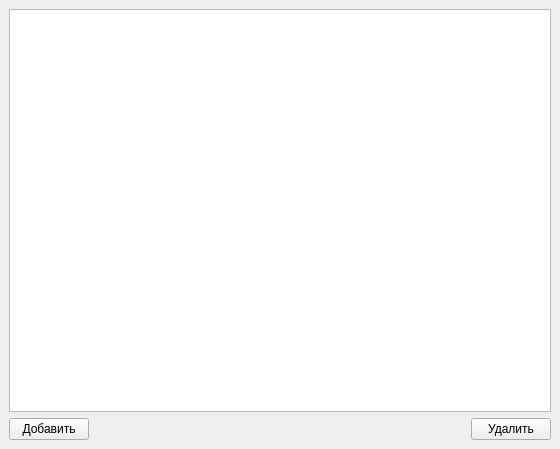
<?xml version="1.0" encoding="UTF-8"?>
<ui version="4.0">
 <class>Adressbook</class>
 <widget class="QMainWindow" name="Adressbook">
  <property name="geometry">
   <rect>
    <x>0</x>
    <y>0</y>
    <width>560</width>
    <height>449</height>
   </rect>
  </property>
  <property name="windowTitle">
   <string>MainWindow</string>
  </property>
  <widget class="QWidget" name="centralwidget">
   <layout class="QHBoxLayout" name="mainLayout">
    <item>
     <layout class="QVBoxLayout" name="verticalLayout">
      <item>
       <widget class="QListWidget" name="listWidget"/>
      </item>
      <item>
       <layout class="QHBoxLayout" name="horizontalLayout">
        <item>
         <widget class="QPushButton" name="pushButton_add">
          <property name="text">
           <string>Добавить</string>
          </property>
         </widget>
        </item>
        <item>
         <spacer name="horizontalSpacer">
          <property name="orientation">
           <enum>Qt::Horizontal</enum>
          </property>
          <property name="sizeHint" stdset="0">
           <size>
            <width>40</width>
            <height>20</height>
           </size>
          </property>
         </spacer>
        </item>
        <item>
         <widget class="QPushButton" name="pushButton_remove">
          <property name="text">
           <string>Удалить</string>
          </property>
         </widget>
        </item>
       </layout>
      </item>
     </layout>
    </item>
   </layout>
  </widget>
 </widget>
 <resources/>
 <connections/>
</ui>
